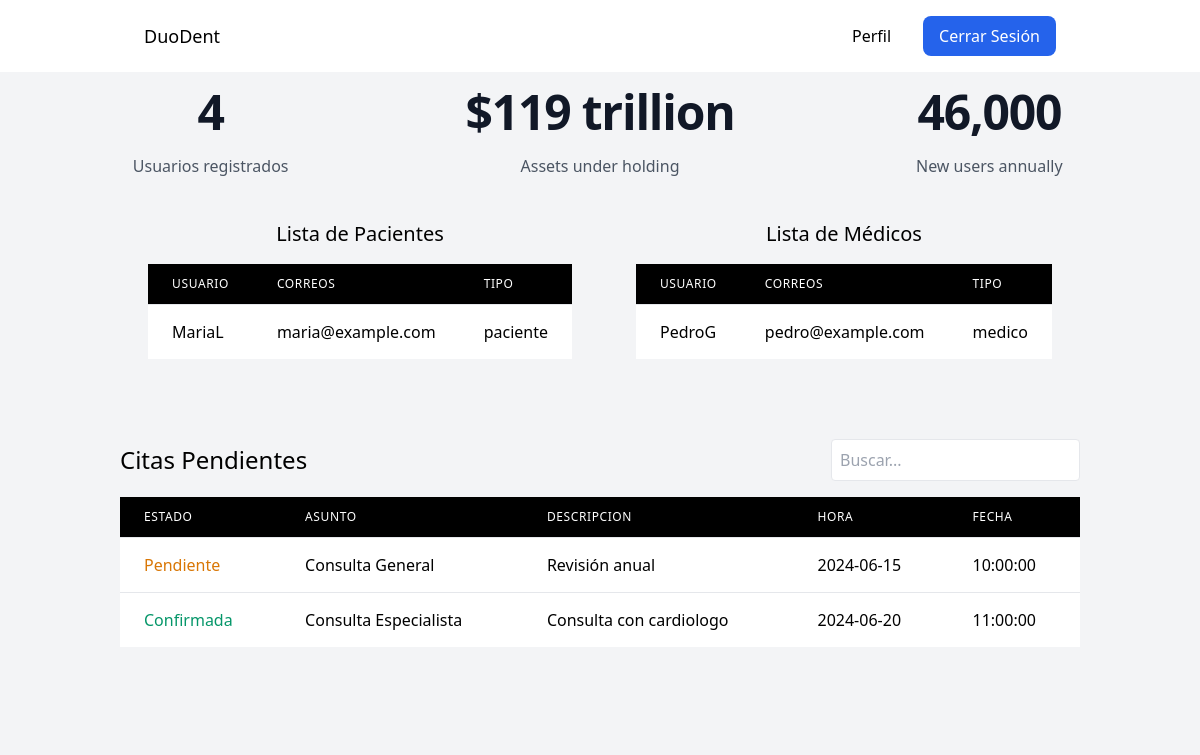
/dashboard.php (signed in), run on the app's committed database.
### tables this page shows
CREATE TABLE User (
    ID_User INTEGER PRIMARY KEY auto_increment,
    Username VARCHAR(50) NOT NULL,
    Clave VARCHAR(50) NOT NULL,
    ConfirmClave VARCHAR(50) NOT NULL,
    Correo VARCHAR(50),
    Id_rol INTEGER NOT NULL,
    tipo VARCHAR(50),  
    FOREIGN KEY (Id_rol) REFERENCES Roles(ID_Rol)
);

CREATE TABLE Citas (
    ID_Cita INTEGER PRIMARY KEY auto_increment,
    Asunto VARCHAR(100),
    Descripcion VARCHAR(255),
    Fecha DATE,
    Hora TIME,
    Tiempo TIME,
    Estado VARCHAR(20),
    ID_Paciente INTEGER NOT NULL,
    ID_Medico INTEGER NOT NULL,
    FOREIGN KEY (ID_Paciente) REFERENCES Paciente(ID_User),
    FOREIGN KEY (ID_Medico) REFERENCES Medico(ID_User)
);

### models/Usuario.php (called while the page is built, shortened)
<?php
class Usuario
{
    public function cantidadUser()
    {
        $conn = new Conn();
        $conexion = $conn->conectar();
        $sql = "SELECT COUNT(*) as total FROM user";
        $stmt = $conexion->query($sql);
        $resultado = $stmt->fetch(PDO::FETCH_ASSOC);
        return $resultado['total'];
    }
    public function mostrarPorTipo($tipo)
    {
        $conn = new Conn();
        $conexion = $conn->conectar();
        $resultados = [];
        $sql = "SELECT * FROM user WHERE tipo = ?";
        $stmt = $conexion->prepare($sql);
        if ($stmt->execute([$tipo])) {
            while ($fila = $stmt->fetch(PDO::FETCH_ASSOC)) {
                $resultados[] = $fila;
            }
        } else {
            error_log('Error al ejecutar la consulta: ' . $stmt->errorInfo()[2]);
        }
        return $resultados;
    }
}

### controllers/UsuarioController.php (called while the page is built, shortened)
<?php
require_once "models/Usuario.php";
class UsuarioController
{
    public function cantidadUser()
    {
        $usuario = new Usuario();
        return $usuario->cantidadUser();
    }
    public function mostrarPaciente()
    {
        $tipo = 'paciente';
        $usuario = new Usuario();
        return $usuario->mostrarPorTipo($tipo);
    }
    public function mostrarMedicos()
    {
        $usuario = new Usuario();
        return $usuario->mostrarPorTipo('medico');
    }
}

### models/Citas.php (called while the page is built, shortened)
<?php
class Citas
{
    public function mostrar()
    {
        $conn = new Conn();
        $conexion = $conn->conectar();
        $sql = "SELECT * FROM citas";
        $resultado = $conexion->query($sql);
        return $resultado;
    }
}

### controllers/CitaController.php (called while the page is built, shortened)
<?php
require_once "models/Citas.php";
class CitasController
{
    public function mostrar()
    {
        $citas = new Citas();
        return $citas->mostrar();
    }
}

### dashboard.php (the view, shortened to what this page needs)
<?php
require_once "controllers/UsuarioController.php";
require_once "controllers/CitaController.php";
$usuarioController = new UsuarioController();
$pacientes = $usuarioController->mostrarPaciente();
$medicos = $usuarioController->mostrarMedicos();
$citaController = new CitasController();
$citas = $citaController->mostrar();
$total_usuarios = $usuarioController->cantidadUser();
?>
<?php
require_once 'layout/header.php';
require_once 'layout/nav.php';
?>
<div class="bg-gray-100 h-full">
    <div class="bg-gray-100 py-4">
        <div class="mx-auto max-w-7xl px-6 lg:px-8">
            <dl class="grid grid-cols-1 gap-x-8 gap-y-16 text-center lg:grid-cols-3">
                <div class="mx-auto flex max-w-xs flex-col gap-y-4">
                    <dt class="text-base leading-7 text-gray-600">Usuarios registrados</dt>
                    <dd class="order-first text-3xl font-semibold tracking-tight text-gray-900 sm:text-5xl"><?php echo $total_usuarios; ?></dd>
                </div>
                <div class="mx-auto flex max-w-xs flex-col gap-y-4">
                    <dt class="text-base leading-7 text-gray-600">Assets under holding</dt>
                    <dd class="order-first text-3xl font-semibold tracking-tight text-gray-900 sm:text-5xl">$119 trillion</dd>
                </div>
                <div class="mx-auto flex max-w-xs flex-col gap-y-4">
                    <dt class="text-base leading-7 text-gray-600">New users annually</dt>
                    <dd class="order-first text-3xl font-semibold tracking-tight text-gray-900 sm:text-5xl">46,000</dd>
                </div>
            </dl>
        </div>
    </div>
    <div class="p-6 bg-gray-100">
        <div class="text-center flex gap-x-16 justify-center">
            <div class="mb-6">
                <h2 class="text-xl mb-4">Lista de Pacientes</h2>
                <div class="overflow-x-auto">
                    <table class="min-w-full divide-y divide-gray-200">
                        <thead class="bg-black">
                            <tr>
                                <th class="px-6 py-3 text-left text-xs font-medium text-white uppercase tracking-wider">Usuario</th>
                                <th class="px-6 py-3 text-left text-xs font-medium text-white uppercase tracking-wider">Correos</th>
                                <th class="px-6 py-3 text-left text-xs font-medium text-white uppercase tracking-wider">Tipo</th>
                            </tr>
                        </thead>
                        <tbody class="bg-white divide-y divide-gray-200">
                            <?php foreach ($pacientes as $paciente) : ?>
                                <tr>
                                    <td class="px-6 py-4 whitespace-nowrap"><?php echo $paciente["Username"] ?></td>
                                    <td class="px-6 py-4 whitespace-nowrap"><?php echo $paciente["Correo"] ?></td>
                                    <td class="px-6 py-4 whitespace-nowrap"><?php echo $paciente["tipo"] ?></td>
                                </tr>
                            <?php endforeach; ?>
                        </tbody>
                    </table>
                </div>
            </div>
            <div class="">
                <h2 class="text-xl mb-4">Lista de Médicos</h2>
                <div class="overflow-x-auto">
                    <table class="min-w-full divide-y divide-gray-200">
                        <thead class="bg-black">
                            <tr>
                                <th class="px-6 py-3 text-left text-xs font-medium text-white uppercase tracking-wider">Usuario</th>
                                <th class="px-6 py-3 text-left text-xs font-medium text-white uppercase tracking-wider">Correos</th>
                                <th class="px-6 py-3 text-left text-xs font-medium text-white uppercase tracking-wider">Tipo</th>
                            </tr>
                        </thead>
                        <tbody class="bg-white divide-y divide-gray-200">
                            <?php foreach ($medicos as $medico) : ?>
                                <tr>
                                    <td class="px-6 py-4 whitespace-nowrap"><?php echo $medico["Username"] ?></td>
                                    <td class="px-6 py-4 whitespace-nowrap"><?php echo $medico["Correo"] ?></td>
                                    <td class="px-6 py-4 whitespace-nowrap"><?php echo $medico["tipo"] ?></td>
                                </tr>
                            <?php endforeach; ?>
                        </tbody>
                    </table>
                </div>
            </div>
        </div>
        <div class="p-6 bg-gray-100">
            <div class="container mx-auto px-4 sm:px-6 lg:px-8 py-8">
                <div class="flex items-center justify-between mb-4">
                    <h2 class="text-2xl">Citas Pendientes</h2>
                    <input type="text" id="searchInput" onkeyup="searchTable()" placeholder="Buscar..." class="p-2 border rounded">
                </div>
                <div class="overflow-x-auto">
                    <table class="min-w-full divide-y divide-gray-200">
                        <thead class="bg-black">
                            <tr>
                                <th class="px-6 py-3 text-left text-xs font-medium text-white uppercase tracking-wider">Estado</th>
                                <th class="px-6 py-3 text-left text-xs font-medium text-white uppercase tracking-wider">Asunto</th>
                                <th class="px-6 py-3 text-left text-xs font-medium text-white uppercase tracking-wider">Descripcion</th>
                                <th class="px-6 py-3 text-left text-xs font-medium text-white uppercase tracking-wider">Hora</th>
                                <th class="px-6 py-3 text-left text-xs font-medium text-white uppercase tracking-wider">Fecha</th>
                            </tr>
                        </thead>
                        <tbody class="bg-white divide-y divide-gray-200">
                            <?php foreach ($citas as $cita) :
                                $estadoClass = '';
                                if ($cita["Estado"] == "Pendiente") {
                                    $estadoClass = 'bg-yellow-300 text-yellow-600';
                                } elseif ($cita["Estado"] == "Confirmada") {
                                    $estadoClass = 'bg-green-300 text-green-600';
                                }
                            ?>
                                <tr>
                                    <td class="px-6 py-4 whitespace-nowrap<?php echo $estadoClass ?>"><?php echo $cita["Estado"] ?></td>
                                    <td class="px-6 py-4 whitespace-nowrap"><?php echo $cita["Asunto"] ?></td>
                                    <td class="px-6 py-4 whitespace-nowrap"><?php echo $cita["Descripcion"] ?></td>
                                    <td class="px-6 py-4 whitespace-nowrap"><?php echo $cita["Fecha"] ?></td>
                                    <td class="px-6 py-4 whitespace-nowrap"><?php echo $cita["Hora"] ?></td>
                                </tr>
                            <?php endforeach; ?>
                        </tbody>
                    </table>
                </div>
            </div>
        </div>
    </div>
    <link rel="stylesheet" href="https://cdn.datatables.net/1.10.25/css/jquery.dataTables.min.css">
</div>

### data on the page
user: Username "MariaL", Correo "maria@example.com", tipo "paciente"
user: Username "PedroG", Correo "pedro@example.com", tipo "medico"
citas: Estado "Pendiente", Asunto "Consulta General", Descripcion "Revisión anual", Fecha "2024-06-15", Hora "10:00:00"
citas: Estado "Confirmada", Asunto "Consulta Especialista", Descripcion "Consulta con cardiologo", Fecha "2024-06-20", Hora "11:00:00"

### other printed values
$total_usuarios "4"
